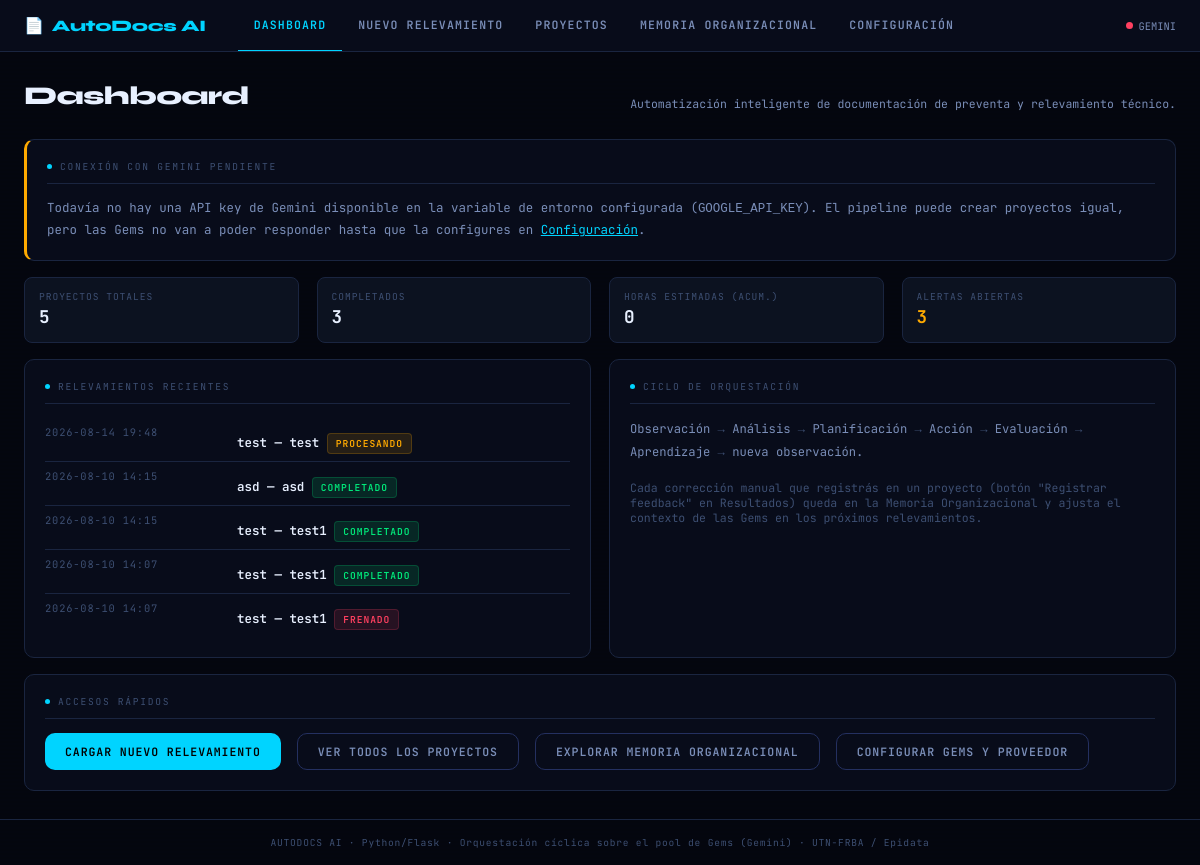
Before: / with the older database file.
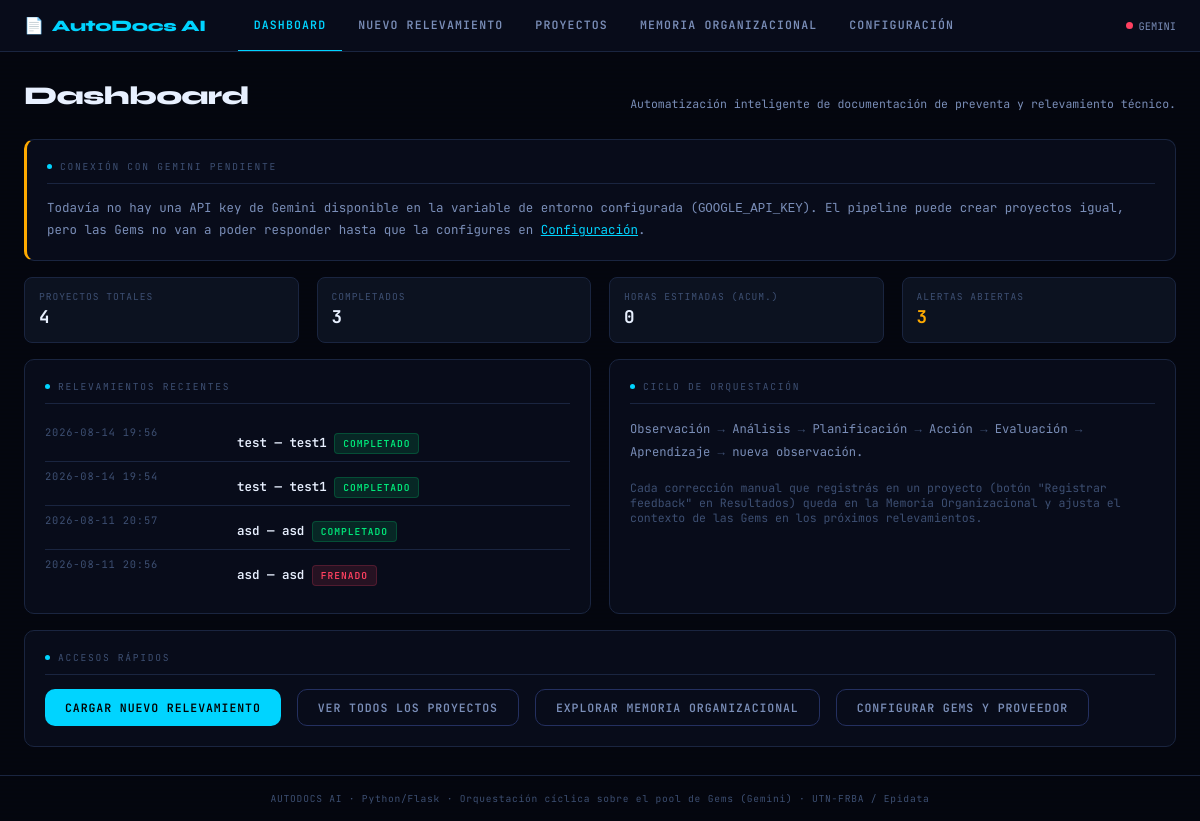
After: the same page with the newer database file.
### tables this page shows
CREATE TABLE proyectos (
    id                      INTEGER PRIMARY KEY AUTOINCREMENT,
    cliente                 TEXT NOT NULL,
    proceso                 TEXT NOT NULL,
    tecnologia              TEXT,       -- UiPath / Power Automate / Rocketbot / Make.com...
    criticidad              TEXT,       -- Baja / Media / Alta
    presupuesto_hs          REAL,
    analista                TEXT,
    transcripcion_original  TEXT,
    transcripcion_sanitizada TEXT,
    reemplazos_pii          INTEGER DEFAULT 0,
    flujo_estructurado      TEXT,       -- JSON: salida del Agente de Ingesta
    estado                  TEXT DEFAULT 'borrador',  -- borrador|procesando|completado|frenado|error
    motivo_freno            TEXT,       -- si estado = 'frenado' (Límite Operativo de Entrada)
    creado                  TEXT DEFAULT CURRENT_TIMESTAMP,
    actualizado             TEXT DEFAULT CURRENT_TIMESTAMP
);

### ui/app.py (the view)
    @app.route("/")
    def dashboard():
        stats = ProyectoRepository.dashboard_stats()
        key_status = ConfigManager.key_status()
        return render_template("index.html", stats=stats, key_status=key_status)

### core/config_manager.py (called while the page is built)
    @staticmethod
    def key_status() -> dict:
        cfg = ConfigManager.load()
        status = {}
        for pname in ["gemini"]:
            pcfg = cfg["providers"].get(pname, {})
            env_var = pcfg.get("env_key_name", "")
            key_val = os.getenv(env_var, "").strip() if env_var else ""
            status[pname] = {"ok": bool(key_val), "env_var": env_var}
        return status

### core/db.py (called while the page is built)
def get_conn() -> sqlite3.Connection:
    DB_PATH.parent.mkdir(exist_ok=True)
    conn = sqlite3.connect(DB_PATH)
    conn.row_factory = sqlite3.Row
    conn.execute("PRAGMA foreign_keys = ON")
    return conn

### ui/templates/index.html (shortened to what this page needs)
{% extends "base.html" %}
{% block content %}
<div class="page-header">
  <h1>Dashboard</h1>
  <p>Automatización inteligente de documentación de preventa y relevamiento técnico.</p>
</div>
{% if not key_status.gemini.ok %}
<div class="panel mb-4" style="border-left:3px solid var(--amber)">
  <div class="panel-title"><span class="dot"></span>Conexión con Gemini pendiente</div>
  <p style="font-size:.78rem; color:var(--text-mid); line-height:1.6">
    Todavía no hay una API key de Gemini disponible en la variable de entorno configurada
    (<code>{{ key_status.gemini.env_var }}</code>). El pipeline puede crear proyectos igual,
    pero las Gems no van a poder responder hasta que la configures en
    <a href="/configuracion" style="color:var(--cyan)">Configuración</a>.
  </p>
</div>
{% endif %}
<div class="grid-4 mb-4">
  <div class="chip">
    <span class="chip-label">Proyectos totales</span>
    <span class="chip-value">{{ stats.total_proyectos }}</span>
  </div>
  <div class="chip">
    <span class="chip-label">Completados</span>
    <span class="chip-value">{{ stats.completados }}</span>
  </div>
  <div class="chip">
    <span class="chip-label">Horas estimadas (acum.)</span>
    <span class="chip-value">{{ stats.horas_estimadas }}</span>
  </div>
  <div class="chip">
    <span class="chip-label">Alertas abiertas</span>
    <span class="chip-value" style="{% if stats.alertas_abiertas %}color:var(--amber){% endif %}">{{ stats.alertas_abiertas }}</span>
  </div>
</div>
<div class="grid-2 mb-4">
  <div class="panel">
    <div class="panel-title"><span class="dot"></span>Relevamientos recientes</div>
    {% if stats.recientes %}
      {% for p in stats.recientes %}
      <div class="kv">
        <div class="kv-key">{{ p.creado[:16] }}</div>
        <div class="kv-val">
          <a href="{% if p.estado == 'completado' %}/resultado/{{ p.id }}{% else %}/procesamiento/{{ p.id }}{% endif %}" style="color:var(--text-hi); text-decoration:none">
            {{ p.cliente }} — {{ p.proceso }}
          </a>
          {% if p.estado == 'completado' %}<span class="tag tag-green mt-2">Completado</span>
          {% elif p.estado == 'frenado' %}<span class="tag tag-red mt-2">Frenado</span>
          {% elif p.estado == 'procesando' %}<span class="tag tag-amber mt-2">Procesando</span>
          {% else %}<span class="tag tag-cyan mt-2">Borrador</span>{% endif %}
        </div>
      </div>
      {% endfor %}
    {% else %}
      <p class="result-box empty">Todavía no cargaste ningún relevamiento. Empezá por "Nuevo Relevamiento".</p>
    {% endif %}
  </div>
  <div class="panel">
    <div class="panel-title"><span class="dot"></span>Ciclo de orquestación</div>
    <p style="font-size:.76rem; color:var(--text-mid); line-height:1.9">
      Observación <span style="color:var(--text-lo)">→</span>
      Análisis <span style="color:var(--text-lo)">→</span>
      Planificación <span style="color:var(--text-lo)">→</span>
      Acción <span style="color:var(--text-lo)">→</span>
      Evaluación <span style="color:var(--text-lo)">→</span>
      Aprendizaje <span style="color:var(--text-lo)">→</span> nueva observación.
    </p>
    <p class="mt-4" style="font-size:.72rem; color:var(--text-lo)">
      Cada corrección manual que registrás en un proyecto (botón "Registrar feedback" en
      Resultados) queda en la Memoria Organizacional y ajusta el contexto de las Gems en
      los próximos relevamientos.
    </p>
  </div>
</div>
<div class="panel">
  <div class="panel-title"><span class="dot"></span>Accesos rápidos</div>
  <div class="flex gap-4 wrap">
    <a href="/relevamiento/nuevo" class="btn btn-primary">Cargar nuevo relevamiento</a>
    <a href="/proyectos" class="btn btn-secondary">Ver todos los proyectos</a>
    <a href="/memoria" class="btn btn-secondary">Explorar memoria organizacional</a>
    <a href="/configuracion" class="btn btn-secondary">Configurar Gems y proveedor</a>
  </div>
</div>
{% endblock %}

### ui/templates/base.html (shortened to what this page needs)
<!DOCTYPE html>
<html lang="es">
<head>
</head>
<body>
<nav>
  <a href="/" class="nav-logo">AutoDocs AI</a>
  <a href="/"                   class="nav-link {% if request.endpoint == 'dashboard' %}active{% endif %}">Dashboard</a>
  <a href="/relevamiento/nuevo" class="nav-link {% if request.endpoint == 'nuevo_relevamiento' %}active{% endif %}">Nuevo Relevamiento</a>
  <a href="/proyectos"          class="nav-link {% if request.endpoint == 'proyectos' %}active{% endif %}">Proyectos</a>
  <a href="/memoria"            class="nav-link {% if request.endpoint == 'memoria' %}active{% endif %}">Memoria Organizacional</a>
  <a href="/configuracion"      class="nav-link {% if request.endpoint == 'configuracion' %}active{% endif %}">Configuración</a>
  <div class="nav-status">
    <div class="status-dot {% if not key_status or not key_status.gemini.ok %}off{% endif %}"></div>
    <span>GEMINI</span>
  </div>
</nav>
<main>
  {% block content %}{% endblock %}
</main>
<footer>AUTODOCS AI · Python/Flask · Orquestación cíclica sobre el pool de Gems (Gemini) · UTN-FRBA / Epidata</footer>
</body>
</html>

Changed rows visible on the page:
removed proyectos: creado "2026-08-14 19:48", cliente "test", proceso "test", estado "PROCESANDO"
changed proyectos (number 1 of 4 on the later page): creado "2026-08-10 14:15" → "2026-08-14 19:56"; cliente "asd" → "test"; proceso "asd" → "test1"
changed proyectos (number 2 of 4 on the later page): creado "2026-08-10 14:15" → "2026-08-14 19:54"
changed proyectos (number 3 of 4 on the later page): creado "2026-08-10 14:07" → "2026-08-11 20:57"; cliente "test" → "asd"; proceso "test1" → "asd"
changed proyectos (number 4 of 4 on the later page): creado "2026-08-10 14:07" → "2026-08-11 20:56"; cliente "test" → "asd"; proceso "test1" → "asd"
Other visible differences:
{{ stats.total_proyectos }}: "5" → "4"
